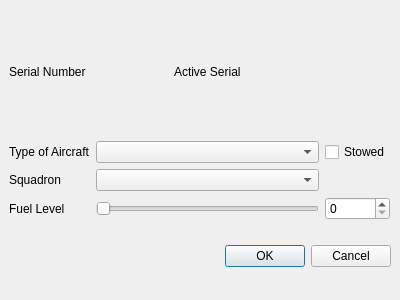
<?xml version="1.0" encoding="UTF-8"?>
<ui version="4.0">
 <class>EditDialog</class>
 <widget class="QDialog" name="EditDialog">
  <property name="geometry">
   <rect>
    <x>0</x>
    <y>0</y>
    <width>400</width>
    <height>300</height>
   </rect>
  </property>
  <property name="windowTitle">
   <string>Dialog</string>
  </property>
  <widget class="QDialogButtonBox" name="buttonBox">
   <property name="geometry">
    <rect>
     <x>50</x>
     <y>240</y>
     <width>341</width>
     <height>32</height>
    </rect>
   </property>
   <property name="orientation">
    <enum>Qt::Horizontal</enum>
   </property>
   <property name="standardButtons">
    <set>QDialogButtonBox::Cancel|QDialogButtonBox::Ok</set>
   </property>
  </widget>
  <widget class="QWidget" name="gridLayoutWidget">
   <property name="geometry">
    <rect>
     <x>9</x>
     <y>9</y>
     <width>381</width>
     <height>211</height>
    </rect>
   </property>
   <layout class="QGridLayout" name="gridLayout">
    <item row="1" column="2">
     <widget class="QComboBox" name="typeBox"/>
    </item>
    <item row="2" column="0">
     <widget class="QLabel" name="label_3">
      <property name="text">
       <string>Squadron</string>
      </property>
      <property name="buddy">
       <cstring>squadronBox</cstring>
      </property>
     </widget>
    </item>
    <item row="3" column="3">
     <widget class="QSpinBox" name="fuelBox"/>
    </item>
    <item row="1" column="3">
     <widget class="QCheckBox" name="stowedBox">
      <property name="text">
       <string>Stowed</string>
      </property>
     </widget>
    </item>
    <item row="2" column="2">
     <widget class="QComboBox" name="squadronBox"/>
    </item>
    <item row="3" column="2">
     <widget class="QSlider" name="fuelSlider">
      <property name="orientation">
       <enum>Qt::Horizontal</enum>
      </property>
     </widget>
    </item>
    <item row="0" column="0">
     <widget class="QLabel" name="label">
      <property name="text">
       <string>Serial Number</string>
      </property>
     </widget>
    </item>
    <item row="3" column="0">
     <widget class="QLabel" name="label_5">
      <property name="text">
       <string>Fuel Level</string>
      </property>
      <property name="buddy">
       <cstring>fuelSlider</cstring>
      </property>
     </widget>
    </item>
    <item row="1" column="0">
     <widget class="QLabel" name="label_2">
      <property name="text">
       <string>Type of Aircraft</string>
      </property>
      <property name="buddy">
       <cstring>typeBox</cstring>
      </property>
     </widget>
    </item>
    <item row="0" column="2" alignment="Qt::AlignHCenter">
     <widget class="QLabel" name="activeSerial">
      <property name="text">
       <string>Active Serial</string>
      </property>
     </widget>
    </item>
   </layout>
  </widget>
 </widget>
 <tabstops>
  <tabstop>typeBox</tabstop>
  <tabstop>squadronBox</tabstop>
  <tabstop>fuelSlider</tabstop>
  <tabstop>stowedBox</tabstop>
  <tabstop>fuelBox</tabstop>
 </tabstops>
 <resources/>
 <connections>
  <connection>
   <sender>buttonBox</sender>
   <signal>accepted()</signal>
   <receiver>EditDialog</receiver>
   <slot>accept()</slot>
   <hints>
    <hint type="sourcelabel">
     <x>248</x>
     <y>254</y>
    </hint>
    <hint type="destinationlabel">
     <x>157</x>
     <y>274</y>
    </hint>
   </hints>
  </connection>
  <connection>
   <sender>buttonBox</sender>
   <signal>rejected()</signal>
   <receiver>EditDialog</receiver>
   <slot>reject()</slot>
   <hints>
    <hint type="sourcelabel">
     <x>316</x>
     <y>260</y>
    </hint>
    <hint type="destinationlabel">
     <x>286</x>
     <y>274</y>
    </hint>
   </hints>
  </connection>
  <connection>
   <sender>fuelSlider</sender>
   <signal>valueChanged(int)</signal>
   <receiver>fuelBox</receiver>
   <slot>setValue(int)</slot>
   <hints>
    <hint type="sourcelabel">
     <x>230</x>
     <y>181</y>
    </hint>
    <hint type="destinationlabel">
     <x>349</x>
     <y>182</y>
    </hint>
   </hints>
  </connection>
  <connection>
   <sender>fuelBox</sender>
   <signal>valueChanged(int)</signal>
   <receiver>fuelSlider</receiver>
   <slot>setValue(int)</slot>
   <hints>
    <hint type="sourcelabel">
     <x>360</x>
     <y>198</y>
    </hint>
    <hint type="destinationlabel">
     <x>161</x>
     <y>183</y>
    </hint>
   </hints>
  </connection>
 </connections>
</ui>
